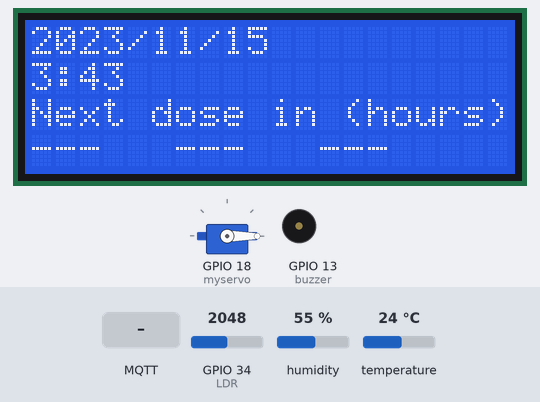
Bench run of a sketch on a simulated ESP32. On the bench: 20×4 character LCD, servo, buzzer (waves = sounding). The inputs (shaded band) are chosen by the test bench; at power-on: GPIO 34 (LDR) = 2048, humidity 55 %, temperature 24 °C. WiFi joins after 1.5 s; servers stay silent unless stated; the local clock reads 2024-03-15 10:24:30 at power-on unless the sketch sets it; no MQTT or app messages arrive unless stated; what the sketch prints to the serial monitor is not drawn.

Above: at 1.7 s.
2.8 s: MQTT message "1" arrives on the first subscribed topic
At 4.03 s:
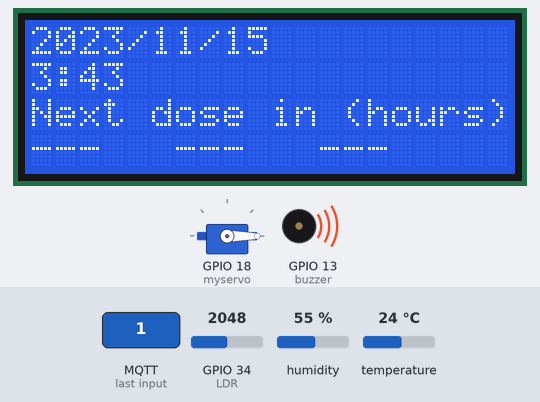
7.0 s: MQTT message "1" arrives on the third subscribed topic
At 8.4 s:
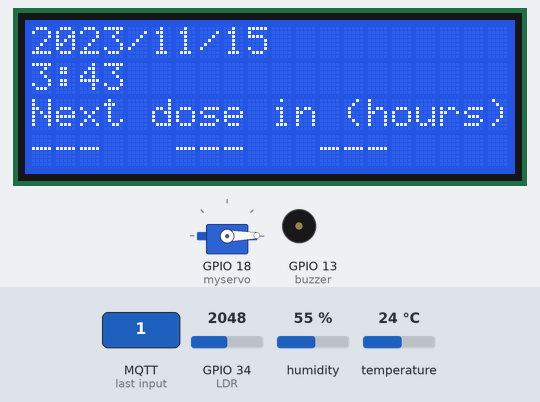
9.4 s: MQTT message "1" arrives on the second subscribed topic
At 10.27 s:
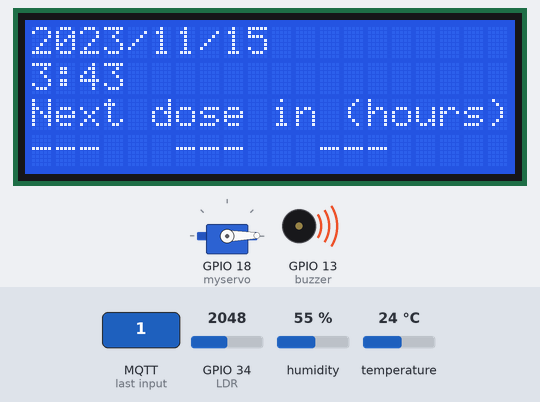
Timing chart, 0 to 13.0 s (numbered marks = the images above; inputs shaded):
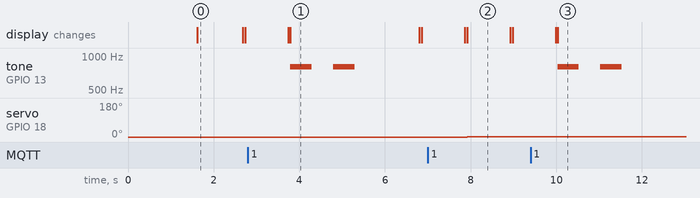

The sketch:

sketch.ino
```cpp
#include <PubSubClient.h>
#include <WiFi.h>
#include "DHTesp.h"
#include <ESP32Servo.h>
#include <string.h>
#include <LiquidCrystal_I2C.h>
#include "RTClib.h"

Servo myservo;

int LDR_val=0;
float val=0;
float angle=0.0;
int buzzer_delay=2;
int buzzer_frequency=800;
String state="1";
double Time1;
double Time2;
double Time3;
double remaining1;
double remaining2;
double remaining3;
int currentDay=2;
int prev_day;
int to_day;

const int DHT_PIN=15;
WiFiClient espClient;

PubSubClient mqttClient(espClient);
DHTesp dhtSensor;

char tempAr[6];
char humAr[6];
char ldr_val[6];
char rm_day[6];
RTC_DS1307 DS1307_RTC;

LiquidCrystal_I2C lcd(0x27,20,4);
DateTime now;
DateTime now1;

void setup() {
  // put your setup code here, to run once:
  Serial.begin(115200);

  if (!DS1307_RTC.begin()) {
    Serial.println("Couldn't find RTC");
    while(1);
  }

   DS1307_RTC.adjust(DateTime(F(__DATE__), F(__TIME__)));

  lcd.init();
  lcd.clear();
  lcd.backlight();
  pinMode(13, OUTPUT);
  setupWiFi();
  setupMqtt();
  dhtSensor.setup(DHT_PIN,DHTesp::DHT22);
  myservo.attach(18);
  myservo.write(angle);

  // String(currentDay).toCharArray(rm_day_copy,6);

  now1= DS1307_RTC.now();

  int minutes=now1.minute()+30;
  int Hours= now1.hour()+5;
  if (minutes>=60){
    minutes=minutes-60;
    Hours=Hours+1;
  }
  if (Hours>=24){
    Hours=Hours-24;
  }

  int Day=now1.day();
  int Month=now1.month();
  if (0<=Hours && Hours<5){
    Day+=1;
  }else if(Hours==5 && minutes<30){
    Day+=1;
  }
  if (Month==2 && Day==29){
    Day=1;

  }else if((Month==4 || Month==6 || Month==9 || Month==11) && Day==31){
    Day=1;
  }else if(Day==32){
    Day=1;
  }
  prev_day=Day;

}

void loop() {

  now= DS1307_RTC.now();
  double unix1=now.unixtime()/3600;
  remaining1=Time1-unix1;
  remaining2=Time2-unix1;
  remaining3=Time3-unix1;

  int minutes=now.minute()+30;
  int Hours= now.hour()+5;
  if (minutes>=60){
    minutes=minutes-60;
    Hours=Hours+1;
  }
  if (Hours>=24){
    Hours=Hours-24;
  }
  String TIME=(String)Hours+":"+(String)minutes;
  lcd.setCursor(0,1);
  lcd.print(TIME);

  int Day=now.day();
  int Month=now.month();
  int Year=now.year();
  if (0<=Hours && Hours<5){
    Day+=1;
  }else if(Hours==5 && minutes<30){
    Day+=1;
  }

  if (Month==2 && Day==29){
    Day=1;
    Month=3;
  }else if((Month==4 || Month==6 || Month==9 || Month==11) && Day==31){
    Month+=1;
    Day=1;
  }else if(Day==32){
    Month+=1;
    Day=1;
  }

  if (Month==13){
    Year+=1;
  }
  String date= (String)Year+"/"+(String)Month+"/"+(String)Day;
  lcd.setCursor(0,0);
  lcd.print(date);
  lcd.setCursor(0,2);
  lcd.print("Next dose in (hours)");

  if (remaining1>0){
    lcd.setCursor(0,3);
    lcd.print((String)remaining1);
  }
  else{
    lcd.setCursor(0,3);
    lcd.print("---");
  }
  if (remaining2>0){
    lcd.setCursor(6,3);
    lcd.print((String)remaining2);
  }else{
    lcd.setCursor(6,3);
    lcd.print("---");
  }
  if (remaining3>0){
    lcd.setCursor(12,3);
    lcd.print((String)remaining3);
  }else{
    lcd.setCursor(12,3);
    lcd.print("---");
  }

  if(!mqttClient.connected()){
    connectToBroker();
  }
  mqttClient.loop();
  LDR();
  updateTemperature();

  to_day=Day;
  if (currentDay!=0){
    if(to_day!=prev_day){
      currentDay=currentDay-1;
      prev_day=to_day;
        String(currentDay).toCharArray(rm_day,6);
        mqttClient.publish("reduce_day",rm_day);
    }
  }

  mqttClient.publish("Medi-Temp",tempAr);
  mqttClient.publish("Medi-Humidity",humAr);
  mqttClient.publish("LDR_OUTPUT",ldr_val);
  delay(1000);
  lcd.clear();
}

void setupWiFi(){
  WiFi.begin("Wokwi-GUEST","");
  while (WiFi.status()!=WL_CONNECTED){
    delay(500);
    Serial.println(".");
  }
  Serial.println(".");
  Serial.println("Wifi connected");
  Serial.println("IP address: ");
  Serial.println(WiFi.localIP());
}

void setupMqtt(){
  mqttClient.setServer("test.mosquitto.org",1883);
  mqttClient.setCallback(receiveCallback1);
}

void connectToBroker(){
  while(!mqttClient.connected()){
    Serial.println("Attempting MQTT connection....");
    if(mqttClient.connect("ESP32-4654")){
      Serial.println("connected");
      mqttClient.subscribe("Buzzer-on-off");
      mqttClient.subscribe("Sch-Output");
      mqttClient.subscribe("Servo-control");
      mqttClient.subscribe("Buz-delay");
      mqttClient.subscribe("Buz-frequency");
      mqttClient.subscribe("Buz-state");
      mqttClient.subscribe("Time-input");
      mqttClient.subscribe("current_day");

    }
    else{
      Serial.print("Failed");
      Serial.print(mqttClient.state());
      delay(5000);
    }
  }
}
void updateTemperature(){
  TempAndHumidity data=dhtSensor.getTempAndHumidity();
  String(data.temperature,2).toCharArray(tempAr,6);
  String(data.humidity,2).toCharArray(humAr,6);

}
void receiveCallback1(char* topic,byte* payload, unsigned int length){
  Serial.print("Message arrived [");
  Serial.print(topic);
  Serial.print("]");

  char payloadCharAr[length];
  for(int i=0;i<length;i++){
    Serial.print((char)payload[i]);
    payloadCharAr[i]=(char)payload[i];
  }
  Serial.println();

  String C_DAY;
  if(strcmp(topic,"current_day")==0){
    for(int i=0;i<length;i++){
      C_DAY+=payloadCharAr[i];
    }
    currentDay=C_DAY.toInt();
  }
  if(strcmp(topic,"Sch-Output")==0){
    if(payloadCharAr[0]=='1'){
      if(state=="0"){
        tone(13, buzzer_frequency);
        delay(buzzer_delay*1000);
      }else{
        for(int i=1;i<(buzzer_delay+1);i++){
          tone(13, buzzer_frequency);
          delay(500);
          noTone(13);
          delay(500);
        }
      }
    }
    else{
      noTone(13);
    }
  }

   if(strcmp(topic,"Buzzer-on-off")==0){
    if(payloadCharAr[0]=='1'){
      if(state=="0"){
        tone(13, buzzer_frequency);
        delay(buzzer_delay*1000);
      }else{
        for(int i=1;i<(buzzer_delay+1);i++){
          tone(13, buzzer_frequency);
          delay(500);
          noTone(13);
          delay(500);
        }
      }

    }
    else{
      noTone(13);
    }
  }

  String Angle;
  if(strcmp(topic,"Servo-control")==0){
    for(int i=0;i<length;i++){
      Angle+=payloadCharAr[i];
    }
    angle=Angle.toFloat();
    myservo.write(angle);
  }
    String Delay;
  if(strcmp(topic,"Buz-delay")==0){
    for(int i=0;i<length;i++){
      Delay+=payloadCharAr[i];
    }
    buzzer_delay=Delay.toInt();
  }

  String Frequency;
  if(strcmp(topic,"Buz-frequency")==0){
    for(int i=0;i<length;i++){
      Frequency+=payloadCharAr[i];
    }
    buzzer_frequency=Frequency.toInt();

  }


  if(strcmp(topic,"Buz-state")==0){
    if(payloadCharAr[0]=='1'){
      state='1';
    }
    else{
      state='0';
    }
  }

  String time1;
  String time2;
  String time3;
  int r=0;

  if(strcmp(topic,"Time-input")==0){
    for(int i=0;i<length;i++){
      if (payloadCharAr[i]!='|'){
        if(r==0){
          time1+=payloadCharAr[i];
        }else if(r==1){
          time2+=payloadCharAr[i];
        }else if(r==2){
          time3+=payloadCharAr[i];
        }
      }else{
        r+=1;
      }
    }
   Time1=time1.toDouble();
   Time2=time2.toDouble();
   Time3=time3.toDouble();
  }

}

void LDR(){
  LDR_val=analogRead(34);
  val=-((float)LDR_val-32.0)/(4063.0-32.0)+1.0;
  String(val,3).toCharArray(ldr_val,6);
}
```

Measured:
- after the input at 2.8 s, tone on GPIO 13 (buzzer): alternates 800 Hz for 0.50 s and silent for 0.50 s, 4 changes in all, then stays silent, starting after 0.99 s
- after the input at 7.0 s, servo on GPIO 18 (myservo): 0° → 1° after 0.92 s
- after the input at 9.4 s, tone on GPIO 13 (buzzer): alternates 800 Hz for 0.50 s and silent for 0.50 s, 4 changes in all, then stays silent, starting after 0.63 s
- what the display in image 0 shows lasts 1.1 s, from 1.6 s to 2.7 s
- what the display in image 1 shows lasts 3.0 s, from 3.8 s to 6.8 s
- what the display in image 2 shows lasts 1.0 s, from 7.9 s to 8.9 s
